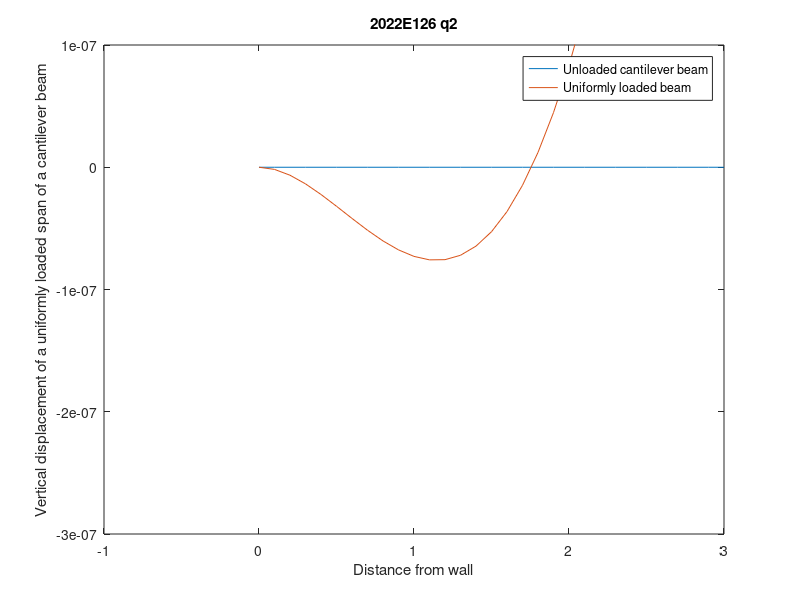

Source code (MATLAB):
L=3;
k=9.6*(10^8);
q=0;
x=[0:0.1:3];
y=(-q/k)*((x.^4)-4*L.*(x.^3)+6*L.*(x.^2));
plot(x,y);
xlabel('Distance from wall');
ylabel('Vertical displacement of a uniformly loaded span of a cantilever beam');
title('2022E126 q2');

q2=10;
y2=(-q2/k)*((x.^4)-4*L.*(x.^3)+6*L.*(x.^2));
hold on
plot(x,y2);

axis([-1 3 -3*(10^-7) 1*(10^-7) ]);

legend('Unloaded cantilever beam' ,'Uniformly loaded beam');